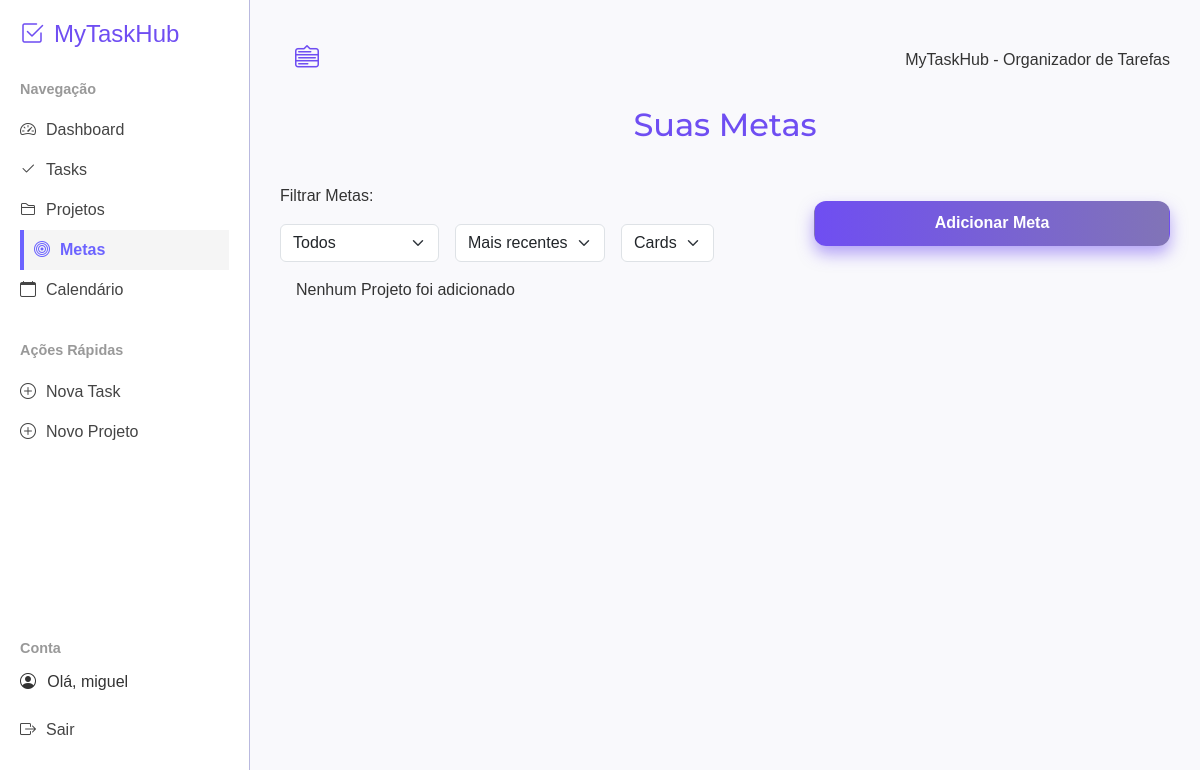
/goals/ (signed in), run on an earlier commit of the app's database.
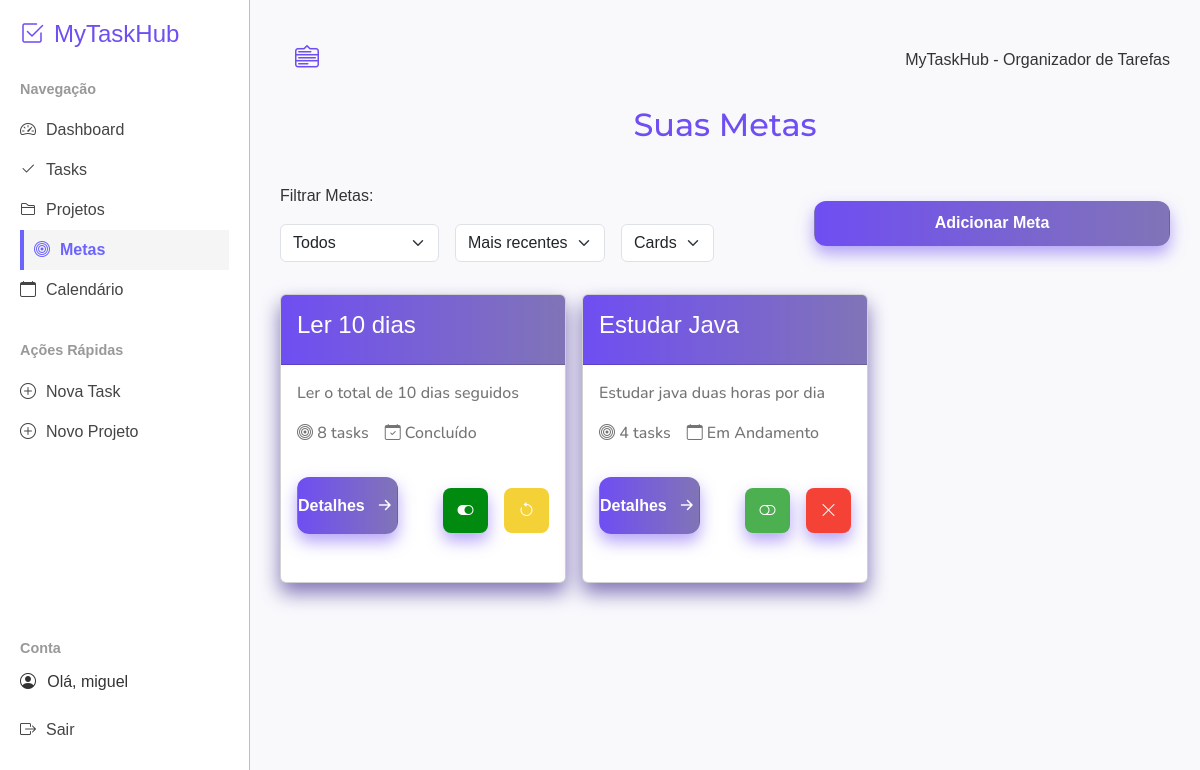
And on a later commit of the database.
### mytaskhubs/models.py (models this page shows, shortened)
class Goal(models.Model):
    owner = models.ForeignKey(User, on_delete=models.CASCADE)
    title = models.CharField(max_length=200)
    description = models.TextField(blank=True, default="Sem descrição")
    date_added = models.DateTimeField(auto_now_add=True)
    end_date = models.DateTimeField(default=timezone.now)  # 🔹 Data limite da meta
    completed = models.BooleanField(default=False)
    deleted = models.BooleanField(default=False)

### mytaskhubs/views.py (the view)
# urls.py: path('goals/', views.goals, name='goals'),
@login_required
def goals(request):
    goals = Goal.objects.filter(owner=request.user).order_by('date_added')
    return render(request, 'mytaskhubs/goals.html', {'goals': goals})

### mytaskhubs/templates/mytaskhubs/goals.html (shortened to what this page needs)
{% extends "mytaskhubs/base.html" %}
{% load static %}
{% block content %}
<h2 class="titulo-pagina">Suas Metas</h2>
<div class="btn-and-filter">
<div class="filters">
<label for="">Filtrar Metas:</label>
<div class="filter-main">
<div class="filter-container">
  <select id="goalFilter" class="filter-select form-select">
    <option value="all">Todos</option>
  </select>
</div>
<div class="filter-container">
  <select id="goalFilter2" class="filter-select form-select">
  <option value="date-desc">Mais recentes</option>
</select>
</div>
<div class="filter-container">
  <select id="goalFilter3" class="filter-select form-select">
  <option value="cards">Cards</option>
</select>
</div>
</div>
</div>
<a href="{% url 'new_goal' %}" class="btn">Adicionar Meta</a>
</div>
<main class="main" id="goalsContainer">
{% for goal in goals %}
<div class="card"
     data-status="{% if goal.deleted %}archived{% elif goal.completed %}completed{% else %}active{% endif %}"
     data-tasks="{{ goal.tasks.count }}"
     data-date="{{ goal.date_added|date:'Y-m-d H:i:s' }}">
  <div class="card-header">
    <h4>{{ goal.title }}</h4>
  </div>
  <div class="card-body">
    <p class="card-text">{{ goal.description }}</p>
    <div class="card-body-status">
      <p><i class="bi bi-bullseye"></i> {{ goal.tasks.count }} tasks</p>
      {% if goal.completed %}
        <p><i class="bi bi-calendar-check"></i> Concluído</p>
      {% elif goal.deleted %}
        <p><i class="bi bi-archive"></i> Arquivado</p>
      {% else %}
        <p><i class="bi bi-calendar"></i> Em Andamento</p>
      {% endif %}
    </div>
    <div class="card-body-status-button">
      <a href="{% url 'goal' goal.id %}" class="btn">
        Detalhes <i class="bi bi-arrow-right-short"></i>
      </a>
      <div class="card-body-status_conclude-close">
        {% if not goal.completed and not goal.deleted %}
          <form action="{% url 'concluir_goal' goal.id %}" method="post">
            <button class="btn-concluir" type="submit" title="Concluir Meta">
              <i class="bi bi-toggle-off"></i>
            </button>
          </form>
        {% endif %}
        {% if goal.completed %}
          <a href="{% url 'goal' goal.id %}" class="btn-concluido" title="Meta Concluída">
            <i class="bi bi-toggle-on"></i>
          </a>
        {% endif %}
        {% if not goal.deleted %}
          <button class="btn-delete"
                  data-bs-toggle="modal"
                  data-bs-target="#confirmArchiveModal"
                  data-url="{% url 'arquivar_goal' goal.id %}"
                  title="Arquivar Meta">
            <i class="bi bi-x-lg"></i>
          </button>
        {% endif %}
        {% if goal.deleted %}
          <form action="{% url 'ativar_goal' goal.id %}" method="post" style="display:inline;">
            <button class="btn-warning" type="submit" title="Reativar Meta">
              <i class="bi bi-arrow-counterclockwise"></i>
            </button>
          </form>
        {% endif %}
      </div>
    </div>
  </div>
</div>
{% empty %}
<div class="no-task-project-goal">
<p>Nenhum Projeto foi adicionado</p>
</div>
{% endfor %}
</main>
{% endblock content %}

What changed in the data, as far as the page shows it:
added Goal: title "Ler 10 dias", description "Ler o total de 10 dias seguidos", tasks.count "8", completed True (drawn), deleted True (drawn)
added Goal: title "Estudar Java", description "Estudar java duas horas por dia", tasks.count "4", completed False (drawn), deleted False (drawn)
Also different on the page:
text no longer shown: "Nenhum Projeto foi adicionado"
